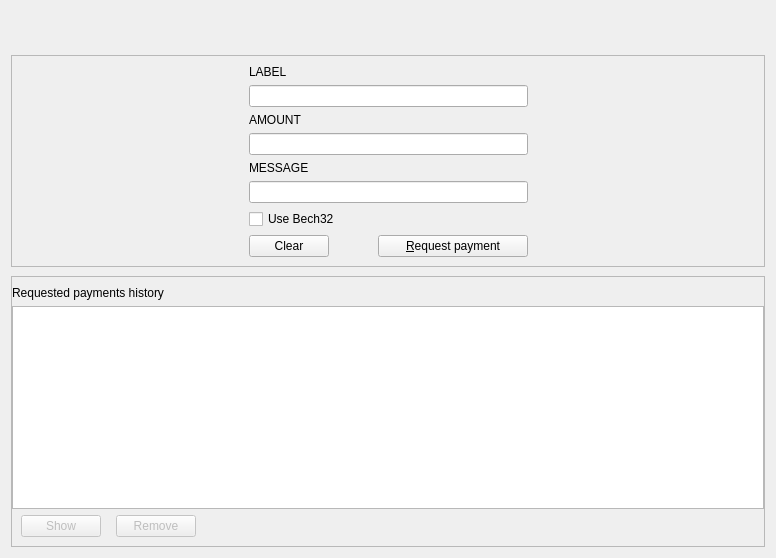
<?xml version="1.0" encoding="UTF-8"?>
<ui version="4.0">
 <class>ReceiveCoinsDialog</class>
 <widget class="QWidget" name="ReceiveCoinsDialog">
  <property name="geometry">
   <rect>
    <x>0</x>
    <y>0</y>
    <width>776</width>
    <height>558</height>
   </rect>
  </property>
  <layout class="QVBoxLayout" name="verticalLayout" stretch="0,0">
   <property name="spacing">
    <number>30</number>
   </property>
   <item>
    <widget class="QLabel" name="label_8">
     <property name="text">
      <string/>
     </property>
     <property name="pixmap">
      <pixmap>:/images/res/images/pages/receivePALLY1/receivePALLY1-header.png</pixmap>
     </property>
    </widget>
   </item>
   <item>
    <widget class="QWidget" name="ReceiveCoinsPageContent" native="true">
     <property name="sizePolicy">
      <sizepolicy hsizetype="Preferred" vsizetype="Minimum">
       <horstretch>0</horstretch>
       <verstretch>0</verstretch>
      </sizepolicy>
     </property>
     <layout class="QVBoxLayout" name="verticalLayout_4">
      <property name="spacing">
       <number>9</number>
      </property>
      <property name="leftMargin">
       <number>0</number>
      </property>
      <property name="topMargin">
       <number>0</number>
      </property>
      <property name="rightMargin">
       <number>0</number>
      </property>
      <property name="bottomMargin">
       <number>0</number>
      </property>
      <item>
       <widget class="QFrame" name="frame2">
        <property name="sizePolicy">
         <sizepolicy hsizetype="Preferred" vsizetype="Preferred">
          <horstretch>0</horstretch>
          <verstretch>0</verstretch>
         </sizepolicy>
        </property>
        <property name="frameShape">
         <enum>QFrame::StyledPanel</enum>
        </property>
        <property name="frameShadow">
         <enum>QFrame::Sunken</enum>
        </property>
        <layout class="QHBoxLayout" name="horizontalLayout_4">
         <property name="spacing">
          <number>6</number>
         </property>
         <item>
          <spacer name="horizontalSpacer_3">
           <property name="orientation">
            <enum>Qt::Horizontal</enum>
           </property>
           <property name="sizeHint" stdset="0">
            <size>
             <width>20</width>
             <height>20</height>
            </size>
           </property>
          </spacer>
         </item>
         <item>
          <layout class="QVBoxLayout" name="verticalLayout_5">
           <property name="spacing">
            <number>6</number>
           </property>
           <property name="sizeConstraint">
            <enum>QLayout::SetDefaultConstraint</enum>
           </property>
           <item>
            <widget class="QLabel" name="labelLabel">
             <property name="toolTip">
              <string>An optional label to associate with the new receiving address.</string>
             </property>
             <property name="text">
              <string>LABEL</string>
             </property>
             <property name="alignment">
              <set>Qt::AlignBottom|Qt::AlignLeading|Qt::AlignLeft</set>
             </property>
             <property name="buddy">
              <cstring>reqLabel</cstring>
             </property>
            </widget>
           </item>
           <item>
            <widget class="QLineEdit" name="reqLabel">
             <property name="toolTip">
              <string>An optional label to associate with the new receiving address.</string>
             </property>
            </widget>
           </item>
           <item>
            <widget class="QLabel" name="amountLabel">
             <property name="toolTip">
              <string>An optional amount to request. Leave this empty or zero to not request a specific amount.</string>
             </property>
             <property name="text">
              <string>AMOUNT</string>
             </property>
             <property name="alignment">
              <set>Qt::AlignLeading|Qt::AlignLeft|Qt::AlignVCenter</set>
             </property>
             <property name="buddy">
              <cstring>reqAmount</cstring>
             </property>
            </widget>
           </item>
           <item>
            <layout class="QHBoxLayout" name="horizontalLayout_5">
             <property name="bottomMargin">
              <number>0</number>
             </property>
             <item>
              <widget class="BitcoinAmountField" name="reqAmount">
               <property name="minimumSize">
                <size>
                 <width>80</width>
                 <height>0</height>
                </size>
               </property>
               <property name="toolTip">
                <string>An optional amount to request. Leave this empty or zero to not request a specific amount.</string>
               </property>
              </widget>
             </item>
            </layout>
           </item>
           <item>
            <widget class="QLabel" name="messageLabel">
             <property name="toolTip">
              <string>An optional message to attach to the payment request, which will be displayed when the request is opened. Note: The message will not be sent with the payment over the PALLY1 network.</string>
             </property>
             <property name="text">
              <string>MESSAGE</string>
             </property>
             <property name="alignment">
              <set>Qt::AlignBottom|Qt::AlignLeading|Qt::AlignLeft</set>
             </property>
             <property name="buddy">
              <cstring>reqMessage</cstring>
             </property>
            </widget>
           </item>
           <item>
            <widget class="QLineEdit" name="reqMessage">
             <property name="toolTip">
              <string>An optional message to attach to the payment request, which will be displayed when the request is opened.&lt;br&gt;Note: The message will not be sent with the payment over the PALLY1 network.</string>
             </property>
            </widget>
           </item>
           <item>
            <widget class="QCheckBox" name="useBech32">
             <property name="text">
              <string>Use Bech32</string>
             </property>
            </widget>
           </item>
           <item>
            <layout class="QHBoxLayout" name="horizontalLayout">
             <property name="spacing">
              <number>9</number>
             </property>
             <item>
              <widget class="QPushButton" name="clearButton">
               <property name="sizePolicy">
                <sizepolicy hsizetype="Minimum" vsizetype="Fixed">
                 <horstretch>0</horstretch>
                 <verstretch>0</verstretch>
                </sizepolicy>
               </property>
               <property name="toolTip">
                <string>Clear all fields of the form.</string>
               </property>
               <property name="text">
                <string>Clear</string>
               </property>
               <property name="autoDefault">
                <bool>false</bool>
               </property>
               <property name="default">
                <bool>false</bool>
               </property>
               <property name="flat">
                <bool>false</bool>
               </property>
              </widget>
             </item>
             <item>
              <spacer name="horizontalSpacer">
               <property name="orientation">
                <enum>Qt::Horizontal</enum>
               </property>
               <property name="sizeHint" stdset="0">
                <size>
                 <width>40</width>
                 <height>20</height>
                </size>
               </property>
              </spacer>
             </item>
             <item>
              <widget class="QPushButton" name="receiveButton">
               <property name="minimumSize">
                <size>
                 <width>150</width>
                 <height>0</height>
                </size>
               </property>
               <property name="text">
                <string>&amp;Request payment</string>
               </property>
               <property name="default">
                <bool>false</bool>
               </property>
               <property name="flat">
                <bool>false</bool>
               </property>
              </widget>
             </item>
            </layout>
           </item>
          </layout>
         </item>
         <item>
          <spacer name="horizontalSpacer_4">
           <property name="orientation">
            <enum>Qt::Horizontal</enum>
           </property>
           <property name="sizeHint" stdset="0">
            <size>
             <width>20</width>
             <height>20</height>
            </size>
           </property>
          </spacer>
         </item>
        </layout>
       </widget>
      </item>
      <item>
       <widget class="QFrame" name="frame">
        <property name="sizePolicy">
         <sizepolicy hsizetype="Preferred" vsizetype="Expanding">
          <horstretch>0</horstretch>
          <verstretch>0</verstretch>
         </sizepolicy>
        </property>
        <property name="frameShape">
         <enum>QFrame::StyledPanel</enum>
        </property>
        <property name="frameShadow">
         <enum>QFrame::Raised</enum>
        </property>
        <layout class="QVBoxLayout" name="verticalLayout_2">
         <property name="leftMargin">
          <number>0</number>
         </property>
         <property name="rightMargin">
          <number>0</number>
         </property>
         <item>
          <widget class="QLabel" name="label_6">
           <property name="font">
            <font>
             <weight>50</weight>
             <bold>false</bold>
             <kerning>true</kerning>
            </font>
           </property>
           <property name="text">
            <string>Requested payments history</string>
           </property>
           <property name="margin">
            <number>0</number>
           </property>
          </widget>
         </item>
         <item>
          <widget class="QTableView" name="recentRequestsView">
           <property name="palette">
            <palette>
             <active>
              <colorrole role="Text">
               <brush brushstyle="SolidPattern">
                <color alpha="255">
                 <red>51</red>
                 <green>51</green>
                 <blue>51</blue>
                </color>
               </brush>
              </colorrole>
             </active>
             <inactive>
              <colorrole role="Text">
               <brush brushstyle="SolidPattern">
                <color alpha="255">
                 <red>51</red>
                 <green>51</green>
                 <blue>51</blue>
                </color>
               </brush>
              </colorrole>
             </inactive>
             <disabled>
              <colorrole role="Text">
               <brush brushstyle="SolidPattern">
                <color alpha="255">
                 <red>85</red>
                 <green>85</green>
                 <blue>85</blue>
                </color>
               </brush>
              </colorrole>
             </disabled>
            </palette>
           </property>
           <property name="contextMenuPolicy">
            <enum>Qt::CustomContextMenu</enum>
           </property>
           <property name="tabKeyNavigation">
            <bool>false</bool>
           </property>
           <property name="sortingEnabled">
            <bool>true</bool>
           </property>
          </widget>
         </item>
         <item>
          <layout class="QHBoxLayout" name="horizontalLayout_2">
           <property name="spacing">
            <number>15</number>
           </property>
           <property name="leftMargin">
            <number>9</number>
           </property>
           <item>
            <widget class="QPushButton" name="showRequestButton">
             <property name="enabled">
              <bool>false</bool>
             </property>
             <property name="toolTip">
              <string>Show the selected request (does the same as double clicking an entry)</string>
             </property>
             <property name="text">
              <string>Show</string>
             </property>
             <property name="autoDefault">
              <bool>false</bool>
             </property>
             <property name="default">
              <bool>false</bool>
             </property>
             <property name="flat">
              <bool>false</bool>
             </property>
            </widget>
           </item>
           <item>
            <widget class="QPushButton" name="removeRequestButton">
             <property name="enabled">
              <bool>false</bool>
             </property>
             <property name="toolTip">
              <string>Remove the selected entries from the list</string>
             </property>
             <property name="text">
              <string>Remove</string>
             </property>
             <property name="autoDefault">
              <bool>false</bool>
             </property>
             <property name="default">
              <bool>false</bool>
             </property>
             <property name="flat">
              <bool>false</bool>
             </property>
            </widget>
           </item>
           <item>
            <spacer name="horizontalSpacer_2">
             <property name="orientation">
              <enum>Qt::Horizontal</enum>
             </property>
             <property name="sizeHint" stdset="0">
              <size>
               <width>40</width>
               <height>20</height>
              </size>
             </property>
            </spacer>
           </item>
          </layout>
         </item>
        </layout>
       </widget>
      </item>
     </layout>
    </widget>
   </item>
  </layout>
 </widget>
 <customwidgets>
  <customwidget>
   <class>BitcoinAmountField</class>
   <extends>QLineEdit</extends>
   <header>bitcoinamountfield.h</header>
   <container>1</container>
  </customwidget>
 </customwidgets>
 <resources/>
 <connections/>
</ui>
